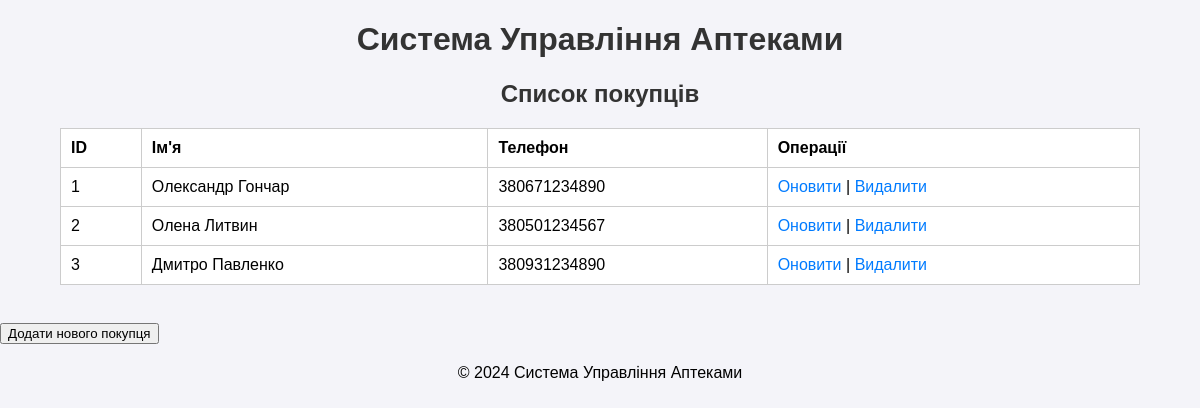
Screenshot of /pages/pokupec.php with the database file from the repository.
### tables this page shows
CREATE TABLE `POKUPEC` (
  `ID_POKUPEC` int(11) NOT NULL,
  `NAME` varchar(100) NOT NULL,
  `CONTACT` varchar(100) DEFAULT NULL
);

### pages/pokupec.php (the view, shortened to what this page needs)
<?php
include('../includes/db.php');
include('../includes/header.php');
$query = 'SELECT * FROM POKUPEC';
$stmt = $pdo->query($query);
echo "<h2>Список покупців</h2>";
echo "<table>
        <tr><th>ID</th><th>Ім'я</th><th>Телефон</th><th>Операції</th></tr>";
while ($row = $stmt->fetch(PDO::FETCH_ASSOC)) {
    echo "<tr>
            <td>{$row['ID_POKUPEC']}</td>
            <td>{$row['NAME']}</td>
            <td>{$row['CONTACT']}</td>
            <td>
                <a href='update_pokupec.php?id={$row['ID_POKUPEC']}'>Оновити</a> |
                <a href='delete_pokupec.php?id={$row['ID_POKUPEC']}'>Видалити</a>
            </td>
          </tr>";
}
echo "</table>";
echo "<br><a href='add_pokupec.php'><button>Додати нового покупця</button></a>";
include('../includes/footer.php');
?>

### assets/style.css (style rules this page uses)
body { font-family: Arial, sans-serif; margin: 0; padding: 0; background-color: #f4f4f9; }
h1, h2 { text-align: center; color: #333; }
table { margin: 20px auto; border-collapse: collapse; width: 90%; background: #fff; }
table, th, td { border: 1px solid #ccc; }
th, td { padding: 10px; text-align: left; }
a { text-decoration: none; color: #007BFF; }

### rows the page displays
pokupec: ID_POKUPEC "1", NAME "Олександр Гончар", CONTACT "380671234890"
pokupec: ID_POKUPEC "2", NAME "Олена Литвин", CONTACT "380501234567"
pokupec: ID_POKUPEC "3", NAME "Дмитро Павленко", CONTACT "380931234890"
